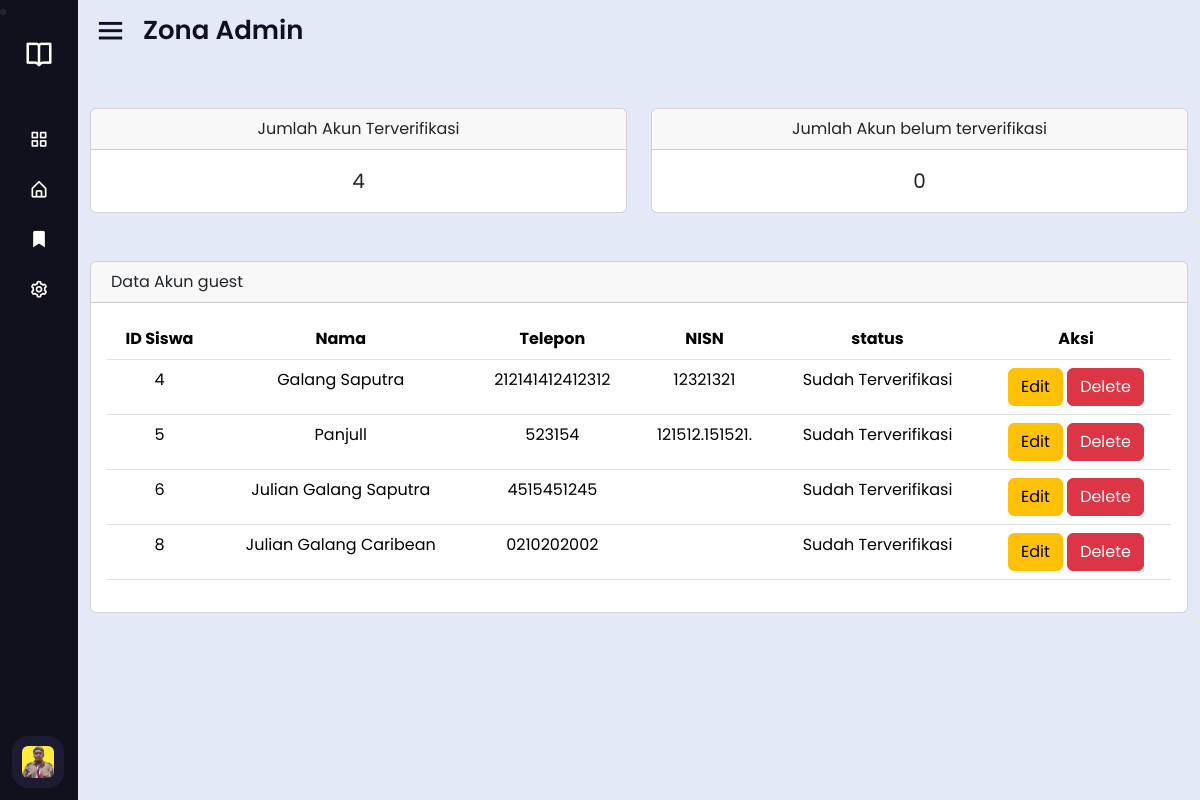
Screenshot of /action/account.php?role=guest (signed in) with the database file from the repository.
### tables this page shows
CREATE TABLE `user` (
  `id` int(11) NOT NULL,
  `nama` varchar(50) NOT NULL,
  `telepon` varchar(50) DEFAULT NULL,
  `nuptk` varchar(50) DEFAULT NULL,
  `nisn` varchar(50) DEFAULT NULL,
  `username` varchar(50) NOT NULL,
  `password` varchar(50) NOT NULL,
  `role` set('admin','guru','siswa','guest') NOT NULL,
  `verifikasi` enum('D','P') DEFAULT 'P',
  `gambar` text DEFAULT NULL
);

### action/account.php (the view, shortened to what this page needs)
<?php
require '../auth/koneksi.php';
  $query = "SELECT * FROM user WHERE username = '".$_SESSION['username']."'";
  $result = $c->query($query);
  $row = $result->fetch_assoc();
  $nama = $row['nama'];
  $rolesession = $row['role'];
  $profile = $row['gambar'];
  if (isset($_GET['role'])) {
    $role = $_GET['role'];
    $h1 = mysqli_query($c, "SELECT * FROM user WHERE role = '$role' and verifikasi = 'D'");
    $h2 = mysqli_query($c, "SELECT * FROM user WHERE role = '$role' and verifikasi = 'P'");
    $done = mysqli_num_rows($h1);
    $pending = mysqli_num_rows($h2);
}
?>
<!DOCTYPE html>
<html lang="en" dir="ltr">
  <head>
    <link rel="stylesheet" href="../assets/style.css" />
    <link
      href="https://unpkg.com/boxicons@2.1.4/css/boxicons.min.css"
      rel="stylesheet"
    />
    <link
      href="https://cdn.jsdelivr.net/npm/bootstrap@5.3.3/dist/css/bootstrap.min.css"
      rel="stylesheet"
    />
  </head>
  <body style="background: #e4e9f7;">
        <div class="sidebar close">
    <?php
    if($rolesession == 'admin'){
    ?>
      <div class="logo-details">
        <i class="bx bx-book-open"></i>
        <span class="logo_name">Admin</span>
      </div>
      <ul class="nav-links">
        <li>
          <a href="../dashboard/dashboard.php">
            <i class="bx bx-grid-alt"></i>
            <span class="link_name">Dashboard</span>
          </a>
        </li>
        <li>
          <div class="iocn-link">
            <a href="#" disable>
              <i class="bx bx-shield-plus"></i>
              <span class="link_name">Auth</span>
            </a>
            <i class="bx bxs-chevron-down arrow"></i>
          </div>
          <ul class="sub-menu">
            <li><a class="link_name" href="#">Auth</a></li>
            <li><a href="../action/account.php?role=guru">Verifikasi Guru</a></li>
            <li><a href="../action/account.php?role=siswa">Verifikasi Siswa</a></li>
          </ul>
        </li>
        <li>
          <div class="iocn-link">
            <a href="#">
              <i class="bx bxs-bookmark-star"></i>
              <span class="link_name">Karya</span>
            </a>
            <i class="bx bxs-chevron-down arrow"></i>
          </div>
          <ul class="sub-menu">
            <li><a class="link_name" href="#">Karya</a></li>
            <li><a href="../action/karya.php">Lihat Karya</a></li>
            <li><a href="../action/tambah.php">Tambah Karya</a></li>
            <li><a href="../action/karya.php?action=pribadi">Karya Pribadi</a></li>
          </ul>
        </li>
        <li>
          <a href="../index.php">
            <i class="bx bx-home-alt"></i>
            <span class="link_name">Home</span>
          </a>
        </li>
        <?php
        }elseif($rolesession == 'siswa'){
        ?>
      <li>
        <div class="logo-details">
          <i class="bx bx-book-open"></i>
        </div>
        <ul class="nav-links">
        <li>
          <a href="../dashboard/dashboard.php">
            <i class="bx bx-grid-alt"></i>
          </a>
        </li>
        <li>
            <a href="../index.php">
              <i class="bx bx-home-alt"></i>
            </a>
          </li>
          <li>
            <div class="iocn-link">
              <a href="#">
                <i class="bx bxs-bookmark-star"></i>
              </a>
            </div>
            </li>
            <li>
          <a href="../action/settings.php">
            <i class='bx bx-cog' ></i>
          </a>
        </li>
        <?php
        }
        ?>
        <li>
          <div class="profile-details">
            <div class="profile-content">
              <?php
              if ($profile) {
                echo '<img src="../file/'.$profile.'" alt="profileImg" />';
              } else {
               $random_color = str_pad(dechex(mt_rand(0, 0xFFFFFF)), 6, '0', STR_PAD_LEFT);
                $initials = substr($nama, 0, 2);
                echo '<img src="https://place-hold.it/500x500/'.$random_color.'/white&text='.$initials.'&fontsize=250" alt="profileImg" />';
              }
              ?>
            </div>
          </div>
        </li>
      </ul>
    </div>
    <section class="home-section">
      <div class="home-content">
        <i class="bx bx-menu"></i>
        <span class="text">Zona Admin</span>
      </div>
      <div class="container pt-5">
        <div class="row">
          <div class="col-6">
            <div class="card">
              <div class="card-header text-center">
                Jumlah Akun Terverifikasi
              </div>
              <div class="card-body p-3 text-center fs-5"><?=$done?></div>
            </div>
          </div>
          <div class="col-6">
            <div class="card">
              <div class="card-header text-center">
                Jumlah Akun belum terverifikasi
              </div>
              <div class="card-body p-3 text-center fs-5"><?=$pending?></div>
            </div>
          </div>
        </div>
        <div class="card mb-4 mt-5">
          <div class="card-header">
            Data Akun <?= $role ?>
          </div>
          <div class="card-body">
            <table id="datatablesSimple" class="table">
              <thead>
                <tr class="text-center">
                  <?php
                  if($role=="guru"){
                  ?>
                  <th>ID Guru</th>
                  <th>Nama</th>
                  <th>Telepon</th>
                  <th>NUPTK</th>
                  <th>status</th>
                  <th>Aksi</th>
                  <?php
                  }else{
                  ?>
                  <th>ID Siswa</th>
                  <th>Nama</th>
                  <th>Telepon</th>
                  <th>NISN</th>
                  <th>status</th>
                  <th>Aksi</th>
                  <?php
                  }
                  ?>
                </tr>
              </thead>
              <tbody>
                <?php
                 $get = mysqli_query($c, "SELECT * FROM user WHERE role='$role' and verifikasi in ('D', 'P')");
                  while($p=mysqli_fetch_array($get)){
                  $id = $p['id'];
                  $nama = $p['nama'];
                  $telepon = $p['telepon'];
                  $verifikasi = $p['verifikasi'];
                  if($role == "guru"){
                    $nuptk = $p['nuptk'];
                  }else{
                    $nisn = $p['nisn'];
                  }
                  if($verifikasi == "D"){
                    $status = "Sudah Terverifikasi";
                  }elseif($verifikasi == "P"){
                    $status = "Belum Terverifikasi";
                  }
                if($role=="guru"){
                ?>
                <tr class="text-center">
                  <td><?=$id?></td>
                  <td><?=$nama?></td>
                  <td><?=$telepon?></td>
                  <td><?=$nuptk?></td>
                  <td><?=$status?></td>
                  <td>
                    <?php if($verifikasi == "P"){ ?>
                      <button type="button" class="btn btn-warning" data-bs-toggle="modal" data-bs-target="#verifikasi<?=$id?>">
                        Verifikasi
                      </button>
                      <button type="button" class="btn btn-danger" data-bs-toggle="modal" data-bs-target="#hapus<?=$id?>">
                        Delete
                      </button>
                    <?php }else{ ?>
                      <button type="button" class="btn btn-warning" data-bs-toggle="modal" data-bs-target="#edit<?=$id?>">
                        Edit
                      </button>
                      <button type="button" class="btn btn-danger" data-bs-toggle="modal" data-bs-target="#hapus<?=$id?>">
                        Delete
                      </button>
                    <?php } ?>
                  </td>
                </tr>
                  <?php
                  }else{
                  ?>
                <tr class="text-center">
                  <td><?=$id?></td>
                  <td><?=$nama?></td>
                  <td><?=$telepon?></td>
                  <td><?=$nisn?></td>
                  <td><?=$status?></td>
                  <td>
                    <?php if($verifikasi == "P"){ ?>
                      <button type="button" class="btn btn-warning" data-bs-toggle="modal" data-bs-target="#verifikasi<?=$id?>">
                        Verifikasi
                      </button>
                      <button type="button" class="btn btn-danger" data-bs-toggle="modal" data-bs-target="#hapus<?=$id?>">
                        Delete
                      </button>
                    <?php }else{ ?>
                      <button type="button" class="btn btn-warning" data-bs-toggle="modal" data-bs-target="#edit<?=$id?>">
                        Edit
                      </button>
                      <button type="button" class="btn btn-danger" data-bs-toggle="modal" data-bs-target="#hapus<?=$id?>">
                        Delete
                      </button>
                    <?php }
                    } ?>
                </tr>
             <?php
                };
                ?>
              </tbody>
            </table>
          </div>
        </div>
      </div>
    </section>
  </body>
</html>

### assets/style.css (style rules this page uses)
* { margin: 0; padding: 0; box-sizing: border-box; font-family: "Poppins", sans-serif; }
.sidebar { position: fixed; top: 0; left: 0; height: 100%; width: 260px; background: #11101d; z-index: 100; transition: all 0.5s ease; }
.sidebar.close { width: 78px; }
.sidebar .logo-details { height: 60px; width: 100%; display: flex; align-items: center; }
.sidebar .logo-details i { font-size: 30px; color: #fff; height: 50px; min-width: 78px; text-align: center; line-height: 50px; }
.sidebar .nav-links { height: 100%; padding: 30px 0 150px 0; overflow: auto; }
.sidebar.close .nav-links { overflow: visible; }
.sidebar .nav-links li { position: relative; list-style: none; transition: all 0.4s ease; }
.sidebar .nav-links li .iocn-link { display: flex; align-items: center; justify-content: space-between; }
.sidebar.close .nav-links li .iocn-link { display: block; }
.sidebar .nav-links li i { height: 50px; min-width: 78px; text-align: center; line-height: 50px; color: #fff; font-size: 20px; cursor: pointer; transition: all 0.3s ease; }
.sidebar .nav-links li a { display: flex; align-items: center; text-decoration: none; }
.sidebar .profile-details { position: fixed; bottom: 0; width: 260px; display: flex; align-items: center; justify-content: space-between; background: #1d1b31; padding: 12px 0; transition: all 0.5s ease; }
.sidebar.close .profile-details { background: none; }
.sidebar.close .profile-details { width: 78px; }
.sidebar .profile-details .profile-content { display: flex; align-items: center; }
.sidebar .profile-details img { height: 52px; width: 52px; object-fit: cover; border-radius: 16px; margin: 0 14px 0 12px; background: #1d1b31; transition: all 0.5s ease; }
.sidebar.close .profile-details img { padding: 10px; }
.home-section { position: relative; background: #e4e9f7; height: 100vh; left: 260px; width: calc(100% - 260px); transition: all 0.5s ease; }
.sidebar.close ~ .home-section { left: 78px; width: calc(100% - 78px); }
.home-section .home-content { height: 60px; display: flex; align-items: center; }
.home-section .home-content .bx-menu, .home-section .home-content .text { color: #11101d; font-size: 35px; }
.home-section .home-content .bx-menu { margin: 0 15px; cursor: pointer; }
.home-section .home-content .text { font-size: 26px; font-weight: 600; }

### rows the page displays
user: gambar (picture)
user: id "4", nama "Galang Saputra", telepon "212141412412312", nisn "12321321", verifikasi "Sudah Terverifikasi"
user: id "5", nama "Panjull", telepon "523154", nisn "121512.151521.", verifikasi "Sudah Terverifikasi"
user: id "6", nama "Julian Galang Saputra", telepon "4515451245", verifikasi "Sudah Terverifikasi"
user: id "8", nama "Julian Galang Caribean", telepon "0210202002", verifikasi "Sudah Terverifikasi"

### other values shown
$done "4"
$pending "0"
$role "guest"
